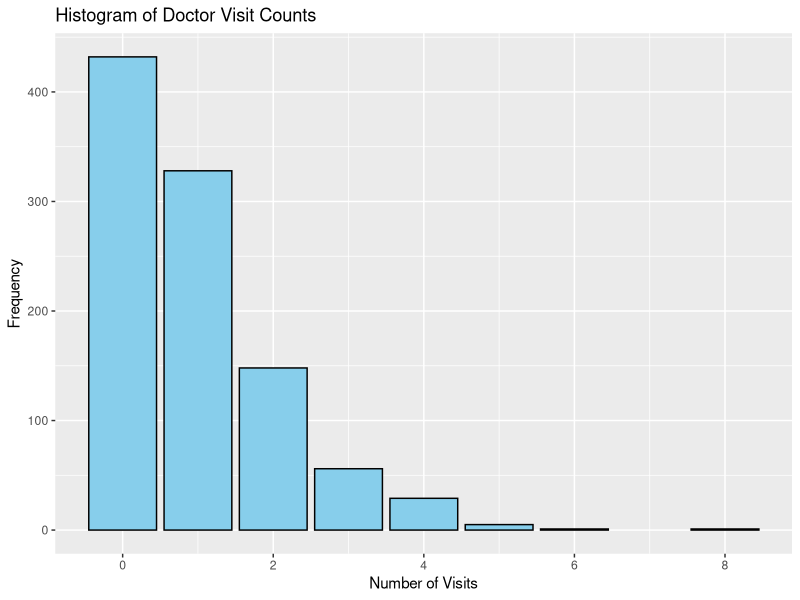
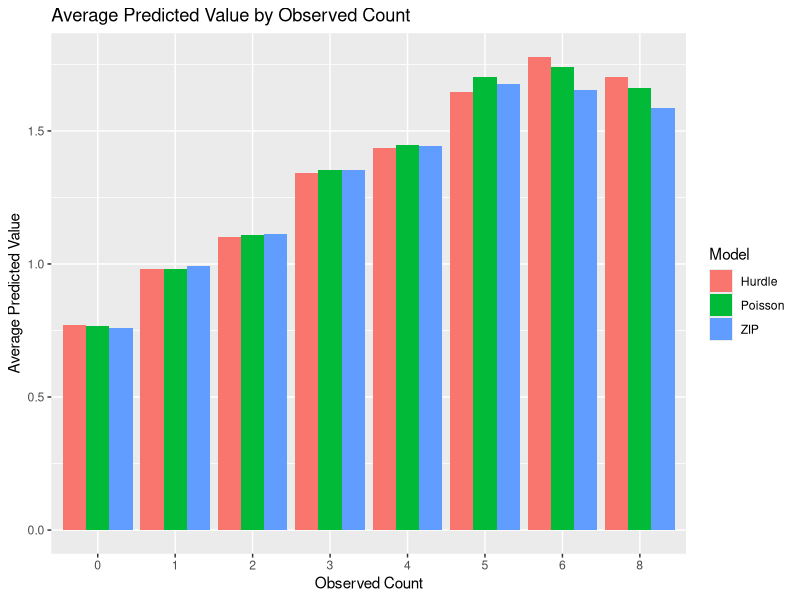
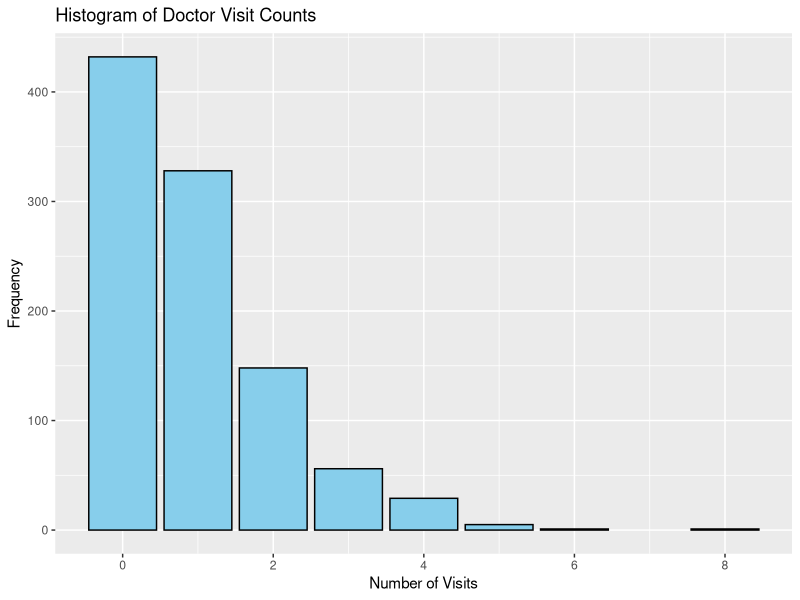

The R source for these figures, in order:
library(xtable)
# Better
library(truncnorm)
library(ggplot2)
library(pscl)
library(MASS)
library(Metrics)

library(dplyr)
library(ggplot2)
library(tidyr)



generate_zip_data <- function(n = 1000, seed = 123) {
  set.seed(seed)
  
  # --- Step 1: Generate covariates ---
  age <- sample(18:90, n, replace = TRUE)            # Age: roughly adult population
  gender <- rbinom(n, 1, 0.5)                    # Gender: 0 = female, 1 = male
  smoking <- factor(sample(1:3, n, replace=TRUE),
                    levels=1:3,
                    labels = c("nonsmoker", "sometimes", "often"))      # Smoking: 1 = nonsmoker, 2 = sometimes, 3 = often
  
  # --- Step 2: Construct linear predictors for Poisson mean and zero inflation ---
  # Design matrix (intercept + covariates)
  X <- model.matrix(~ age + gender + smoking)
  
  # Coefficients
  beta_count <- c(-1.2, 0.02, -0.1, 0.1, 0.2)    # For Poisson mean (log link)
  beta_zero  <- c(-1.5, -0.02, 0.6, -0.2, -0.3)   # For structural zero (logit link)
  
  # Expected value for Poisson
  lambda <- exp(X %*% beta_count)
  
  # Probability of being a structural zero
  p_zero <- plogis(X %*% beta_zero)
  
  # Bernoulli trial for structural zeros
  structural_zero <- rbinom(n, 1, p_zero)
  
  # Count outcome
  count <- ifelse(structural_zero == 1, 0, rpois(n, lambda))
  
  # Return dataset
  df <- data.frame(
    age = age,
    gender = gender,
    smoking = smoking,
    count = count
  )
  
  return(df)
}

df <- generate_zip_data(n = 1000)

head(df)
table(df$count)
summary(df)

xtable(summary(df))


count_freq <- as.data.frame(table(df$count))
colnames(count_freq) <- c("Count", "Frequency")
xtable(count_freq, caption = "Frequency of Doctor Visit Counts")

ggplot(df, aes(x = count)) +
  geom_bar(fill = "skyblue", color = "black") +
  labs(title = "Histogram of Doctor Visit Counts",
       x = "Number of Visits",
       y = "Frequency")

# Save as PDF for Overleaf
ggsave("count_histogram.pdf", width = 6, height = 4)


#Run models
poisson_model <- glm(count ~ age + gender + smoking,
                     family = poisson(link="log"),
                     data = df)
summary(poisson_model)

zip_model <- zeroinfl(count ~ age + gender + smoking | age + gender + smoking,
                      data = df, dist = "poisson")
summary(zip_model)

hurdle_model <- hurdle(count ~ age + gender + smoking | age + gender + smoking,
                       data = df, dist = "poisson")
summary(hurdle_model)

#Model Comparisons



# AIC & Log-likelihood
model_metrics <- data.frame(
  Model = c("Poisson", "ZIP", "Hurdle"),
  AIC = c(AIC(poisson_model), AIC(zip_model), AIC(hurdle_model)),
  BIC = c(BIC(poisson_model), BIC(zip_model), BIC(hurdle_model)),
  LogLik = c(logLik(poisson_model), logLik(zip_model), logLik(hurdle_model))
)

# Vuong Test for ZIP vs Poisson
vuong_result <- vuong(zip_model, hurdle_model)

# Percentage of zeros in data
obs_zero_pct <- mean(df$count == 0)

# Predicted zeros

# Observed zero rate
obs_zero_pct <- mean(df$count == 0)

# Poisson model
poisson_zero_pct <- mean(exp(-predict(poisson_model, type = "response")))

# ZIP model
zip_lambda <- predict(zip_model, type = "count")
zip_structural <- predict(zip_model, type = "zero")
zip_zero_probs <- zip_structural + (1 - zip_structural) * exp(-zip_lambda)
zip_zero_pct <- mean(zip_zero_probs)

# Hurdle model
hurdle_zero_pct <- mean(1 - predict(hurdle_model, type = "zero"))

#plots


# Response-level predictions (fitted counts)
poisson_preds <- predict(poisson_model, type = "response")
zip_preds     <- predict(zip_model, type = "response")
hurdle_preds  <- predict(hurdle_model, type = "response")


# MAE
mae_poisson <- mae(df$count, poisson_preds)
mae_zip     <- mae(df$count, zip_preds)
mae_hurdle  <- mae(df$count, hurdle_preds)

# RMSE
rmse_poisson <- rmse(df$count, poisson_preds)
rmse_zip     <- rmse(df$count, zip_preds)
rmse_hurdle  <- rmse(df$count, hurdle_preds)

error_df <- data.frame(
  Model = c("Poisson", "ZIP", "Hurdle"),
  MAE = c(mae_poisson, mae_zip, mae_hurdle),
  RMSE = c(rmse_poisson, rmse_zip, rmse_hurdle)
)

print(error_df)



df$poisson_pred <- predict(poisson_model, type = "response")
df$zip_pred <- predict(zip_model, type = "response")
df$hurdle_pred <- predict(hurdle_model, type = "response")


# Bin actual count values and compute average predictions
df_plot <- df %>%
  mutate(count = as.factor(count)) %>%
  group_by(count) %>%
  summarise(
    Poisson = mean(poisson_pred),
    ZIP     = mean(zip_pred),
    Hurdle  = mean(hurdle_pred),
    n       = n()
  ) %>%
  pivot_longer(cols = c(Poisson, ZIP, Hurdle), names_to = "Model", values_to = "AvgPred")

ggplot(df_plot, aes(x = count, y = AvgPred, fill = Model)) +
  geom_col(position = "dodge") +
  labs(title = "Average Predicted Value by Observed Count",
       x = "Observed Count",
       y = "Average Predicted Value")
